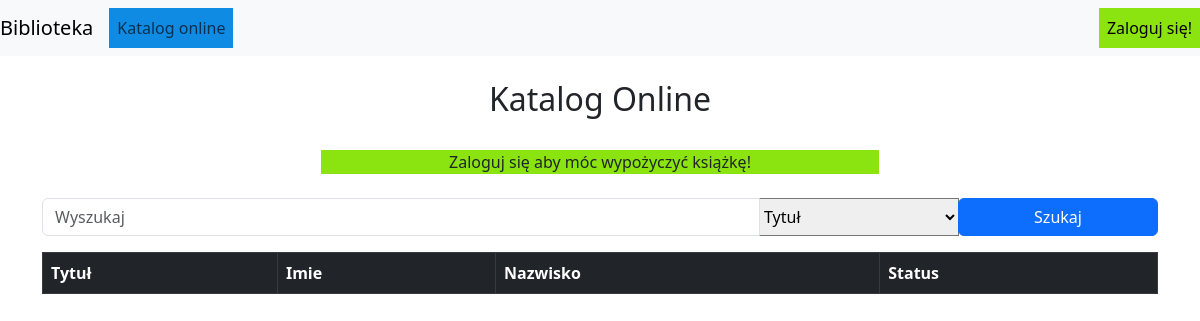
Page /biblioteka/lista_ksiazek/ on the earlier database version.
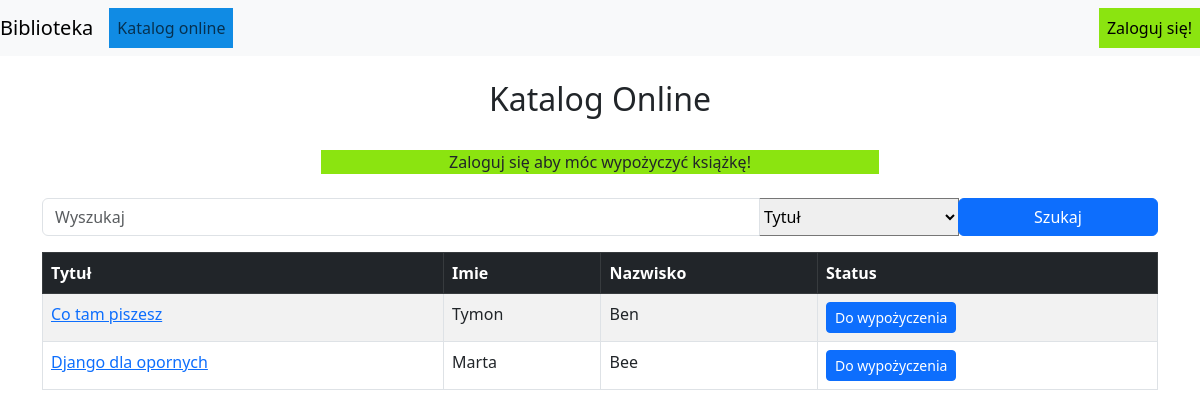
Same page on the later database version.
### ksiegozbior/models.py (models this page shows, shortened)
class Ksiazka(models.Model):
    WOLNA = 'wolna'
    WYPOZYCZONA = 'wypożyczona'
    STATUS_KSIĄŻKI = (
        (WOLNA, 'Wolna'),
        (WYPOZYCZONA, 'Wypożyczona')
    )
    first_name = models.CharField(max_length=200, verbose_name='Imię Autora')
    last_name = models.CharField(max_length=200, verbose_name='Nazwisko Autora')
    title = models.CharField(max_length=200, verbose_name='Tytuł książki')
    description = models.TextField(blank=True, default='', verbose_name='Opis książki')
    status = models.CharField(max_length=20, choices=STATUS_KSIĄŻKI, default=WOLNA, verbose_name='Status książki')
    catalog_number = models.IntegerField(blank=True, default=0, verbose_name='Numer katalogowy')

### ksiegozbior/views.py (the view)
# urls.py: path('lista_ksiazek/',views.ListaKsiazekView.as_view(),name='lista_ksiazek'),
class ListaKsiazekView(generic.ListView):
    model = models.Ksiazka
    context_object_name = "lista_ksiazek" #human-understandable name of variable to access from templates
    paginate_by = 10
    def get_queryset(self):
        query_result = None
        search_query = self.request.GET.get("search_query")
        search_type = self.request.GET.get("search_type")
        if search_query is not None:
            if search_type == "title":
                query_result = models.Ksiazka.objects.all().filter(title__icontains=search_query)
            elif search_type == "author":
                authors_result = models.Ksiazka.objects.all().filter(first_name__icontains=search_query) | models.Ksiazka.objects.all().filter(last_name__icontains=search_query)
                query_result = authors_result
            return query_result.order_by('title')
        else:
            return models.Ksiazka.objects.all().order_by('title')

### ksiegozbior/templates/ksiegozbior/ksiazka_list.html (shortened to what this page needs)
{% extends "base.html" %}
{% block body_block %}
<br>
<div class="container">
    <div class="text-center">
        <h2 class="page-title">Katalog Online</h2>
        </div>
        <br>
        {% if user.is_authenticated %}
            <br>
        {% else %}
                <li class="d-grid gap-2 col-6 mx-auto" style= "background-color: #8be410;">
                    <a class="nav-link mx-auto active" href="{% url 'uzytkownicy:login' %}">Zaloguj się aby móc wypożyczyć książkę!</a>
                </li>
                <br>
        {% endif %}
<div class="search-bar">
<form class="form-inline" action="{% url 'ksiegozbior:lista_ksiazek' %}" method="GET">
    <div class="input-group mb-3">
        <input class="form-control" type="search"  placeholder="Wyszukaj" name="search_query" >
        <select class="search-select-lg" name="search_type" style="width: 200px;">
            <option value="title" selected>Tytuł</option>
        </select>
        <div class="input-group-append search-button">
            <button class="btn btn-primary" style="width: 200px;" type="submit">Szukaj</button>
        </div>
    </div>
</form>
</div>
      <table class="table table-bordered table-striped table-hover">
            <thead class="table-dark">
                <tr>
                    <th scope="col">Tytuł</th>
                    <th scope="col">Imie</th>
                    <th scope="col">Nazwisko</th>
                    <th scope="col">Status</th>
                </tr>
            </thead>
            <tbody>
            {% for ksiazka in lista_ksiazek %}
                    <tr>
                        <td><a href="{% url 'ksiegozbior:szczegol_ksiazki' pk=ksiazka.pk %}">{{ksiazka.title}}</a></td>
                        <td><a> {{ksiazka.first_name}} </a></td>
                        <td><a> {{ksiazka.last_name}} </a></td>
                        <td>
                        {% if ksiazka.status == 'wolna' %}
                            <form class="form-inline" action="{% url 'ksiegozbior:wypozyczenie_create' %}" method="get">
                                <button type="submit" class="btn btn-primary btn-sm">Do wypożyczenia</button>
                            </form>
                        {% else %}
                            <button type="submit" class="btn btn-warning ">Wypożyczona</button>
                        {% endif %}
                        </td>
                    </tr>
            {% endfor %}
            </tbody>
        </table>
</div>
{% endblock %}

Differences in the rows shown:
added Ksiazka: title "Co tam piszesz", first_name "Tymon", last_name "Ben"
added Ksiazka: title "Django dla opornych", first_name "Marta", last_name "Bee"
